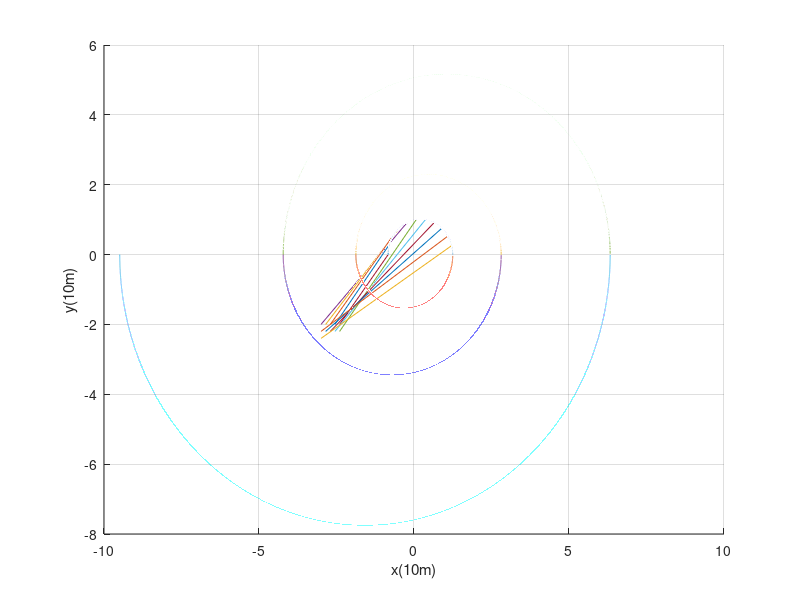

The MATLAB script that drew this image: (Note: this script raises an error after producing the figure.)


clear all;
clc;


b = 1;
height = 10;
hold on
xlabel('x(10m)')
ylabel('y(10m)')
zlabel('z(10m)')

recX = [];
recY = [];
recZ = [];

initDistance = 0.15;
index = 1;
j = 1;
k = 1;
while j <= 10
    
    recX(index) = -3;
    y = -4 + 0.2 * j;
    recY(index) = -4 + 0.2 * j;
    recZ(index) = -20;
    while k < 5
        index = index + 1;
        recX(index) = recX(index-1) + initDistance;
        recY(index) = y;
        recZ(index) = -20;
        k = k + 1;
    end
    index = index + 1;
    k = 1;
    j = j + 1;
end



i = 1;
while i < 6
t = (5/12)*(3/2).^i*(-(1/3)*(-1).^i - (5/3)):0.0001:(5/12)*(3/2).^i*(-(1/3)*(-1).^i + (5/3));
x = t;
y = sqrt(-(24/25)*(t.^2) - (4/15)*(((-(3/2)).^i)*b*t) + (4/9)*(3/2).^(2*i));
z = -sqrt((1/25)*(t.^2) - (4/15)*(((-(3/2)).^i)*b*t) + (4/9)*(3/2).^(2*i));
plot3(x,y,z);
i = i + 1;
t = (5/12)*(3/2).^i*(-(1/3)*(-1).^i - (5/3)):0.0001:(5/12)*(3/2).^i*(-(1/3)*(-1).^i + (5/3));
x = t;
y = -sqrt(-(24/25)*(t.^2) - (4/15)*(((-(3/2)).^i)*b*t) + (4/9)*(3/2).^(2*i));
z = -sqrt((1/25)*(t.^2) - (4/15)*(((-(3/2)).^i)*b*t) + (4/9)*(3/2).^(2*i));
i = i + 1;
plot3(x,y,z);
grid on;
end



k = 1;
i = 1;
zz = 1;
xsC = [];
ysC = [];
zsC = [];
total = 50;
distance = 0.3;
totalDistance = 0;
j = (5/12)*(3/2)^i*(-(1/3)*(-1)^i - (5/3));

xs = [j];
ys = [sqrt(-(24/25)*(j^2) - (4/15)*(((-(3/2))^i)*b*j) + (4/9)*(3/2)^(2*i))];
zs = [-sqrt((1/25)*(j^2) - (4/15)*(((-(3/2))^i)*b*j) + (4/9)*(3/2)^(2*i))];
xsC(1) = xs(1);
ysC(1) = ys(1);
zsC(1) = zs(1);

while j < (5/12)*(3/2)^i*(-(1/3)*(-1)^i + (5/3))
    j = j + 0.0001;
    x = j;
    y = sqrt(-(24/25)*(j^2) - (4/15)*(((-(3/2))^i)*b*j) + (4/9)*(3/2)^(2*i));
    z = -sqrt((1/25)*(j^2) - (4/15)*(((-(3/2))^i)*b*j) + (4/9)*(3/2)^(2*i));
    DT = sqrt((x - xs(k))^2 + (y - ys(k))^2 + (z - zs(k))^2);
    D = sqrt((x - xsC(zz))^2 + (y - ysC(zz))^2 + (z - zsC(zz))^2);
    zz = zz + 1;
    xsC(zz) = x;
    ysC(zz) = y;
    zsC(zz) = z;
    totalDistance = totalDistance + D;
    if distance <= DT
        k = k + 1;
        xs(k) = x;
        ys(k) = y;
        zs(k) = z;
    end
end

real(totalDistance)
24.84 + 16.5653 + 11.0436 + 7.3624 + 4.9082 + 3.2722

fXsInit = [];
fYsInit = [];
fZsInit = [];
i = 50;
j = 1;
while i >= 1
    fXsInit(j) = recX(i);
    fYsInit(j) = recY(i);
    fZsInit(j) = recZ(i);
    i = i - 1;
    j = j + 1;
end

fXsInit2 = [];
fYsInit2 = [];
fZsInit2 = [];
i = 36;
j = 1;
while j <= 40
    fXsInit2(j) = recX(i);
    fYsInit2(j) = recY(i);
    fZsInit2(j) = recZ(i);
    if mod(j,5) == 0
        i = i - 10;
    end
    i = i + 1;
    j = j + 1;
end



i = 1;
while i <= 50;
    if i <= 10
    plot3([fXsInit(i) xs(i)],[fYsInit(i) ys(i)],[fZsInit(i) zs(i)]);
    else
    plot3([fXsInit2(i-10) xs(i)],[fYsInit2(i-10) ys(i)],[fZsInit2(i-10) zs(i)]);
    end
    i = i + 1;
end


scatter3(xs,ys,zs);
scatter3(recX,recY,recZ);
% scatter3(xs2,ys2,zs2);
hold off




